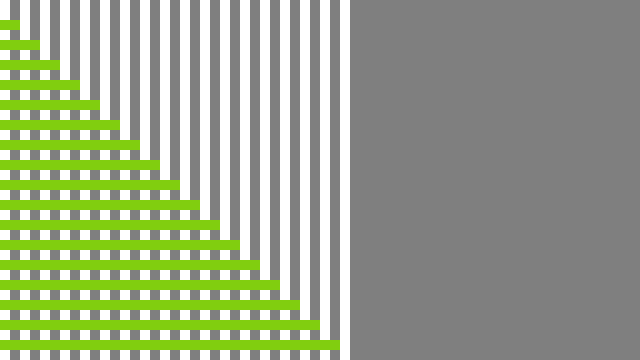
Frame 1 (no input)
Frame 60 (the mouse pressed at the canvas centre just before this capture): identical to frame 1, image omitted
Frame 120 (the mouse held since frame 60 and released just before this capture): identical to frame 1, image omitted

The Processing sketch that drew this single still picture (run headless with seeded random() and noise(); from frame 60 on, the mouse is pressed at the canvas centre):

// Processing sketch: FirstDemo
// ── FirstDemo.pde
import java.util.stream.IntStream;

void setup() {
  size(640, 360);
}

void draw() {
  background(127);
  noStroke();
  for(int i=0; i<height; i+=20) {
      fill(129, 206, 15);
      rect(0, i, i, 10);
      fill(255);
      rect(i, 0, 10, height);
  }  
}
